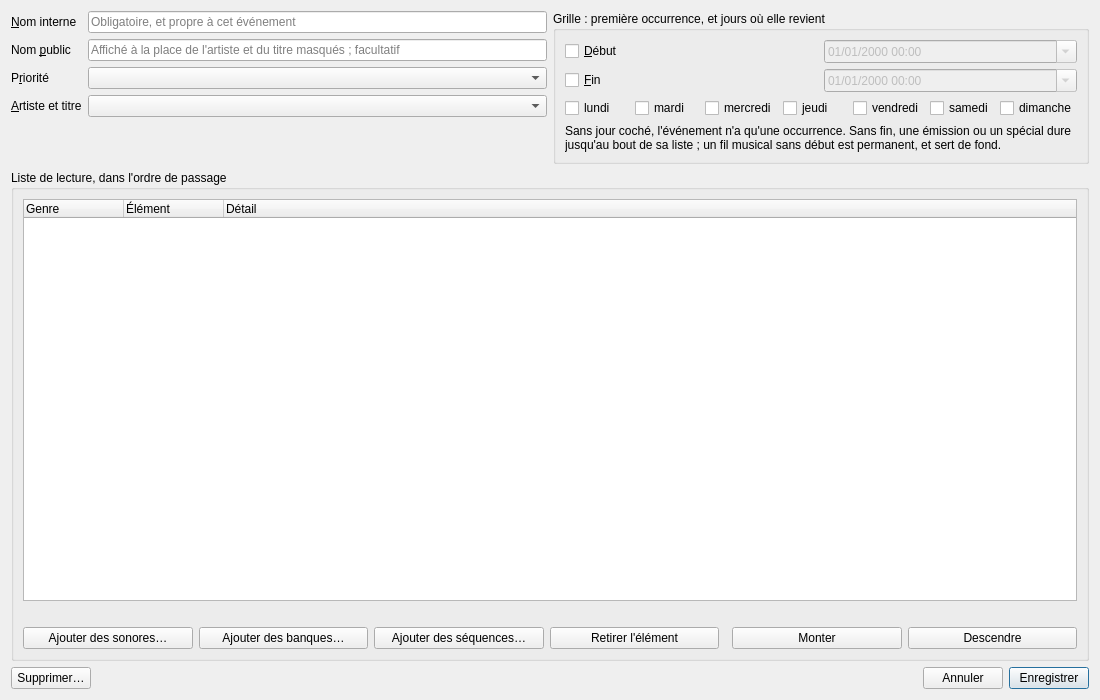
<?xml version="1.0" encoding="UTF-8"?>
<ui version="4.0">
 <class>FicheEvenement</class>
 <widget class="QWidget" name="FicheEvenement">
  <property name="geometry">
   <rect>
    <x>0</x>
    <y>0</y>
    <width>1100</width>
    <height>700</height>
   </rect>
  </property>
  <layout class="QVBoxLayout" name="disposition" stretch="0,1,0">
   <item>
    <layout class="QHBoxLayout" name="haut" stretch="1,1">
     <item>
    <layout class="QFormLayout" name="formulaire">
     <item row="0" column="0">
      <widget class="QLabel" name="etiquette_nom_interne">
       <property name="text">
        <string>&amp;Nom interne</string>
       </property>
       <property name="buddy">
        <cstring>nom_interne</cstring>
       </property>
      </widget>
     </item>
     <item row="0" column="1">
      <widget class="QLineEdit" name="nom_interne">
       <property name="maxLength">
        <number>255</number>
       </property>
       <property name="placeholderText">
        <string>Obligatoire, et propre à cet événement</string>
       </property>
      </widget>
     </item>
     <item row="1" column="0">
      <widget class="QLabel" name="etiquette_nom_public">
       <property name="text">
        <string>Nom &amp;public</string>
       </property>
       <property name="buddy">
        <cstring>nom_public</cstring>
       </property>
      </widget>
     </item>
     <item row="1" column="1">
      <widget class="QLineEdit" name="nom_public">
       <property name="maxLength">
        <number>255</number>
       </property>
       <property name="placeholderText">
        <string>Affiché à la place de l'artiste et du titre masqués ; facultatif</string>
       </property>
      </widget>
     </item>
     <item row="2" column="0">
      <widget class="QLabel" name="etiquette_priorite">
       <property name="text">
        <string>P&amp;riorité</string>
       </property>
       <property name="buddy">
        <cstring>priorite</cstring>
       </property>
      </widget>
     </item>
     <item row="2" column="1">
      <widget class="QComboBox" name="priorite" />
     </item>
     <item row="3" column="0">
      <widget class="QLabel" name="etiquette_masquage">
       <property name="text">
        <string>&amp;Artiste et titre</string>
       </property>
       <property name="buddy">
        <cstring>masquage</cstring>
       </property>
      </widget>
     </item>
     <item row="3" column="1">
      <widget class="QComboBox" name="masquage" />
     </item>
    </layout>
     </item>
     <item>
      <widget class="QGroupBox" name="groupe_grille">
       <property name="title">
        <string>Grille : première occurrence, et jours où elle revient</string>
       </property>
       <layout class="QGridLayout" name="disposition_grille">
        <item row="0" column="0">
         <widget class="QCheckBox" name="a_debut">
          <property name="text">
           <string>&amp;Début</string>
          </property>
         </widget>
        </item>
        <item row="0" column="1">
         <widget class="QDateTimeEdit" name="debut">
          <property name="enabled">
           <bool>false</bool>
          </property>
          <property name="displayFormat">
           <string>dd/MM/yyyy HH:mm</string>
          </property>
          <property name="calendarPopup">
           <bool>true</bool>
          </property>
         </widget>
        </item>
        <item row="1" column="0">
         <widget class="QCheckBox" name="a_fin">
          <property name="text">
           <string>&amp;Fin</string>
          </property>
         </widget>
        </item>
        <item row="1" column="1">
         <widget class="QDateTimeEdit" name="fin">
          <property name="enabled">
           <bool>false</bool>
          </property>
          <property name="displayFormat">
           <string>dd/MM/yyyy HH:mm</string>
          </property>
          <property name="calendarPopup">
           <bool>true</bool>
          </property>
         </widget>
        </item>
        <item row="2" column="0" colspan="2">
         <layout class="QHBoxLayout" name="disposition_jours">
          <item>
           <widget class="QCheckBox" name="lundi">
            <property name="text">
             <string>lundi</string>
            </property>
           </widget>
          </item>
          <item>
           <widget class="QCheckBox" name="mardi">
            <property name="text">
             <string>mardi</string>
            </property>
           </widget>
          </item>
          <item>
           <widget class="QCheckBox" name="mercredi">
            <property name="text">
             <string>mercredi</string>
            </property>
           </widget>
          </item>
          <item>
           <widget class="QCheckBox" name="jeudi">
            <property name="text">
             <string>jeudi</string>
            </property>
           </widget>
          </item>
          <item>
           <widget class="QCheckBox" name="vendredi">
            <property name="text">
             <string>vendredi</string>
            </property>
           </widget>
          </item>
          <item>
           <widget class="QCheckBox" name="samedi">
            <property name="text">
             <string>samedi</string>
            </property>
           </widget>
          </item>
          <item>
           <widget class="QCheckBox" name="dimanche">
            <property name="text">
             <string>dimanche</string>
            </property>
           </widget>
          </item>
         </layout>
        </item>
        <item row="3" column="0" colspan="2">
         <widget class="QLabel" name="explication_grille">
          <property name="text">
           <string>Sans jour coché, l'événement n'a qu'une occurrence. Sans fin, une émission ou un spécial dure jusqu'au bout de sa liste ; un fil musical sans début est permanent, et sert de fond.</string>
          </property>
          <property name="wordWrap">
           <bool>true</bool>
          </property>
         </widget>
        </item>
       </layout>
      </widget>
     </item>
    </layout>
   </item>
   <item>
    <layout class="QHBoxLayout" name="listes">
     <item>
      <widget class="QGroupBox" name="groupe_elements">
       <property name="title">
        <string>Liste de lecture, dans l'ordre de passage</string>
       </property>
       <layout class="QVBoxLayout" name="disposition_elements">
        <item>
         <widget class="QTreeWidget" name="elements">
          <property name="alternatingRowColors">
           <bool>true</bool>
          </property>
          <property name="selectionMode">
           <enum>QAbstractItemView::SelectionMode::SingleSelection</enum>
          </property>
          <property name="rootIsDecorated">
           <bool>false</bool>
          </property>
          <property name="uniformRowHeights">
           <bool>true</bool>
          </property>
          <column>
           <property name="text">
            <string>Genre</string>
           </property>
          </column>
          <column>
           <property name="text">
            <string>Élément</string>
           </property>
          </column>
          <column>
           <property name="text">
            <string>Détail</string>
           </property>
          </column>
         </widget>
        </item>
        <item>
         <widget class="QLabel" name="avertissement">
          <property name="wordWrap">
           <bool>true</bool>
          </property>
         </widget>
        </item>
        <item>
         <layout class="QHBoxLayout" name="boutons_elements">
          <item>
           <widget class="QPushButton" name="ajouter_sonores">
            <property name="text">
             <string>Ajouter des sonores…</string>
            </property>
           </widget>
          </item>
          <item>
           <widget class="QPushButton" name="ajouter_banques">
            <property name="text">
             <string>Ajouter des banques…</string>
            </property>
           </widget>
          </item>
          <item>
           <widget class="QPushButton" name="ajouter_sequences">
            <property name="text">
             <string>Ajouter des séquences…</string>
            </property>
           </widget>
          </item>
          <item>
           <widget class="QPushButton" name="retirer_element">
            <property name="text">
             <string>Retirer l'élément</string>
            </property>
           </widget>
          </item>
          <item>
           <spacer name="espace_elements">
            <property name="orientation">
             <enum>Qt::Orientation::Horizontal</enum>
            </property>
           </spacer>
          </item>
          <item>
           <widget class="QPushButton" name="monter">
            <property name="text">
             <string>Monter</string>
            </property>
           </widget>
          </item>
          <item>
           <widget class="QPushButton" name="descendre">
            <property name="text">
             <string>Descendre</string>
            </property>
           </widget>
          </item>
         </layout>
        </item>
       </layout>
      </widget>
     </item>
    </layout>
   </item>
   <item>
    <layout class="QHBoxLayout" name="pied" stretch="0,1,0,0">
     <item>
      <widget class="QPushButton" name="supprimer">
       <property name="text">
        <string>Supprimer…</string>
       </property>
       <property name="toolTip">
        <string>Supprime l'élément de la base, après confirmation ; aucun fichier n'est touché.</string>
       </property>
      </widget>
     </item>
     <item>
      <widget class="QLabel" name="message">
       <property name="wordWrap">
        <bool>true</bool>
       </property>
      </widget>
     </item>
     <item>
      <widget class="QPushButton" name="annuler">
       <property name="text">
        <string>Annuler</string>
       </property>
      </widget>
     </item>
     <item>
      <widget class="QPushButton" name="enregistrer">
       <property name="text">
        <string>Enregistrer</string>
       </property>
       <property name="default">
        <bool>true</bool>
       </property>
      </widget>
     </item>
    </layout>
   </item>
  </layout>
 </widget>
 <resources />
 <connections />
</ui>
